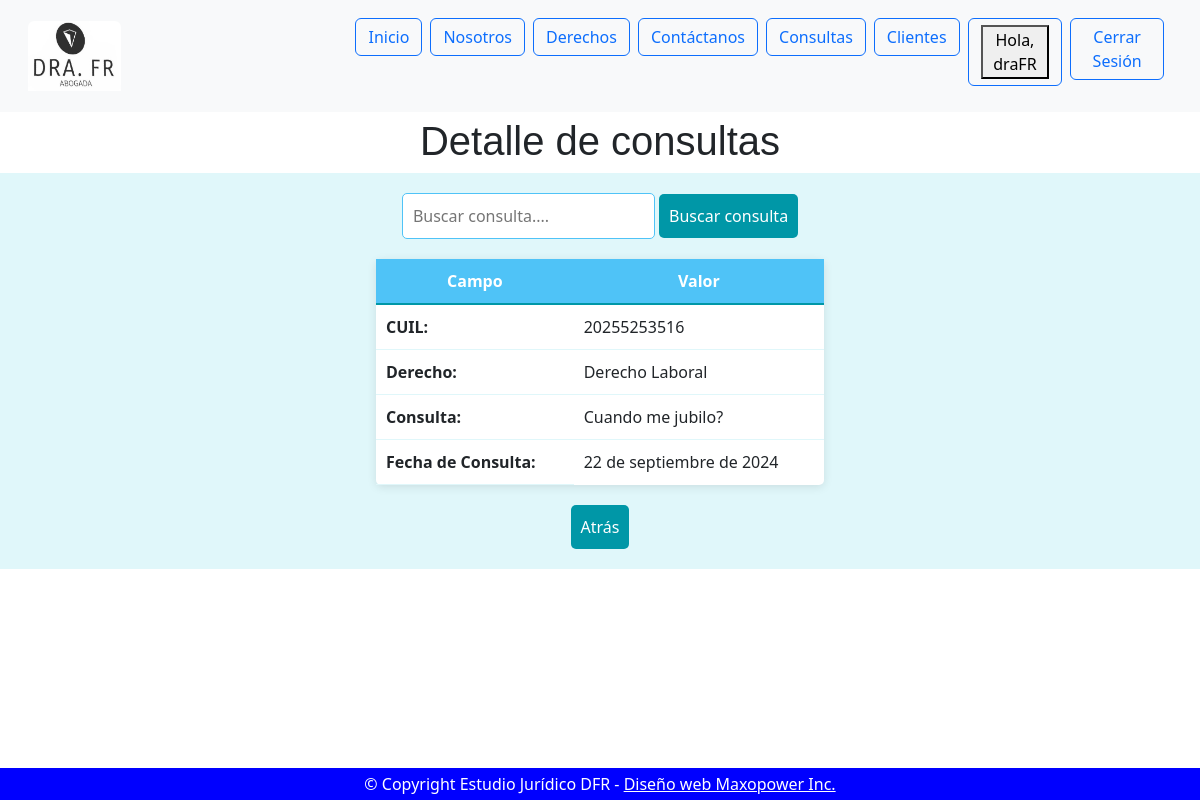
/consultas/consultas/detail/1 (signed in), run on the app's committed database.
### consultas/models.py (models this page shows, shortened)
class Consulta(models.Model):
    class Estado(models.TextChoices):
        PENDIENTE = "PENDIENTE", "Pendiente"
        RESPONDIDA = "RESPONDIDA", "Respondida"
    cuil = models.ForeignKey(Cliente, on_delete=models.DO_NOTHING)
    derecho = models.ForeignKey(Derecho, on_delete=models.DO_NOTHING)
    abogado = models.ForeignKey(Nosotros, on_delete=models.DO_NOTHING)
    consulta = models.TextField(max_length=200)
    fecha_consulta = models.DateField(auto_now=True)
    estado_consulta = models.CharField(
        max_length=10, choices=Estado.choices, default=Estado.PENDIENTE
    )
    fecha_respuesta = models.DateField(null=True, blank=True)
    disponible = models.BooleanField(default=True)
    class Meta:
        verbose_name = "Consulta"
        verbose_name_plural = "Consultas"

### clientes/models.py (models this page shows, shortened)
class Cliente(models.Model):
    class Estado(models.TextChoices):
        SELECCIONE = '', 'Seleccione'
        SOLTERO = "SOLTERO", "soltero"
        CASADO = "CASADO", "casado"
        DIVORCIADO = "DIVORCIADO", "divorciado"
        SEPARADO = "SEPARADO", "separado"
        VIUDO = "VIUDO", "viudo"
        CONCUBINO = "CONCUBINO", "concubino"
    cuil = models.IntegerField(unique=True)
    apellido = models.CharField(max_length=30)
    nombre = models.CharField(max_length=30)
    telefono = models.IntegerField()
    direccion = models.CharField(max_length=40, blank=True, null=True)
    email = models.EmailField(max_length=30)
    fecha_nacimiento = models.DateField(blank=True, null=True)
    estado_civil = models.CharField(
        max_length=20,
        choices=Estado.choices,
        default=Estado.SELECCIONE,  # Establece "Seleccione" como valor por defecto
    )
    avatar = models.ImageField(upload_to='avatares/', blank=True, null=True)
    class Meta:
        verbose_name = 'Cliente'
        verbose_name_plural = 'Clientes'

### derechos/models.py (models this page shows, shortened)
class Derecho(models.Model):
    nombre = models.CharField(max_length=30, unique=True)
    descripcion = models.TextField()
    disponible = models.BooleanField(default=True)
    class Meta:
        verbose_name = 'Derecho'
        verbose_name_plural = 'Derechos'

### consultas/views.py (the view)
# urls.py: path('consultas/detail/<int:pk>', ConsultaDetail.as_view(), name='consulta_detail'),
class ConsultaDetail(LoginRequiredMixin, DetailView):
    model = Consulta
    template_name = 'consultas/consulta_detail.html'
    context_object_name = 'consulta'
    def get_context_data(self, **kwargs):
        context = super().get_context_data(**kwargs)
        consulta = self.get_object()
        context['cuil'] = consulta.cuil
        context['derecho'] = consulta.derecho
        context['abogado'] = consulta.abogado
        return context

### consultas/templates/consultas/consulta_detail.html
{% extends 'home/base.html' %}
{% block header %}
    <h1 style="text-align: center; font-family: Arial, sans-serif; margin-top: 5px;">
        Detalle de consultas
    </h1>
{% endblock header %}
{% block main %}
<div style="text-align: center; background-color: #e0f7fa; padding: 20px;">
    <form action="{% url 'consultas:consulta_list' %}" method="get" style="margin-bottom: 20px;">
        <input type="text" name="q" placeholder="Buscar consulta...." style="padding: 10px; border-radius: 5px; border: 1px solid #4fc3f7;">
        <button type="submit" style="padding: 10px; background-color: #0097a7; border: none; border-radius: 5px; color: white;">Buscar consulta</button>
    </form>
    <div style="margin: 0 20px;">
        <table style="width: 40%; margin: 0 auto; border-collapse: collapse; background-color: #ffffff; border-radius: 5px; box-shadow: 0 2px 10px rgba(0,0,0,0.1);">
            <thead>
                <tr style="background-color: #4fc3f7; color: white;">
                    <th style="padding: 10px; border-bottom: 2px solid #0097a7;">Campo</th>
                    <th style="padding: 10px; border-bottom: 2px solid #0097a7;">Valor</th>
                </tr>
            </thead>
            <tbody>
                <tr>
                    <td style="padding: 10px; border-bottom: 1px solid #e0f7fa; text-align: left;"><strong>CUIL:</strong></td>
                    <td style="padding: 10px; border-bottom: 1px solid #e0f7fa; text-align: left;">{{ object.cuil.cuil }}</td>
                </tr>
                <tr>
                    <td style="padding: 10px; border-bottom: 1px solid #e0f7fa; text-align: left;"><strong>Derecho:</strong></td>
                    <td style="padding: 10px; border-bottom: 1px solid #e0f7fa; text-align: left;">{{ object.derecho.nombre }}</td>
                </tr>
                <tr>
                    <td style="padding: 10px; border-bottom: 1px solid #e0f7fa; text-align: left;"><strong>Consulta:</strong></td>
                    <td style="padding: 10px; border-bottom: 1px solid #e0f7fa; text-align: left;">{{ object.consulta }}</td>
                </tr>
                <tr>
                    <td style="padding: 10px; border-bottom: 1px solid #e0f7fa; text-align: left;"><strong>Fecha de Consulta:</strong></td>
                    <td style="padding: 10px; text-align: left;">{{ object.fecha_consulta }}</td>
                </tr>
            </tbody>
        </table>
    </div>
    <div style="margin-top: 20px;">
        <button style="padding: 10px; background-color: #0097a7; border: none; border-radius: 5px;">
            <a href="{% url 'consultas:consulta_list' %}" style="color: white; text-decoration: none;">Atrás</a>
        </button>
    </div>
</div>
{% endblock main %}

### home/templates/home/componentes/header.html (shortened to what this page needs)
{% load static %}
<link href="https://cdn.jsdelivr.net/npm/bootstrap@5.3.0-alpha3/dist/css/bootstrap.min.css" rel="stylesheet">
<header>
    <nav class="navbar navbar-expand-lg navbar-light bg-light p-3" id="menu">
        <div class="container-fluid">
            <a class="navbar-brand" href="{% url 'home:index' %}">
                <img src="{% static 'home/img/logo.jpg' %}" class="img-fluid rounded-top" alt="logo"; height="30%"; width="30%""/>
            </a>
            <div class="collapse navbar-collapse" id="navbarSupportedContent">
                <ul class="navbar-nav mx-auto mb-2 mb-lg-0">
                    <li class="nav-item">
                        <a class="btn btn-outline-primary me-2" href="{% url 'home:index' %}">Inicio</a>
                    </li>
                    <li class="nav-item">
                        <a class="btn btn-outline-primary me-2" href="{% url 'nosotros:nosotros' %}">Nosotros</a>
                    </li>
                    <li class="nav-item">
                        <a class="btn btn-outline-primary me-2" href="{% url 'derechos:derechos_index' %}">Derechos</a>
                    </li>
                    <li class="nav-item">
                        <a class="btn btn-outline-primary me-2" href="{% url 'nosotros:contacto' %}">Contáctanos</a>
                    </li>
                    {% if user.is_authenticated %}
                        <li class="nav-item">
                            <a class="btn btn-outline-primary me-2" href="{% url 'consultas:consulta_index' %}">Consultas</a>
                        </li>
                        <li class="nav-item">
                            <a class="btn btn-outline-primary me-2" href="{% url 'clientes:index' %}">Clientes</a>
                        </li>
                        <li class="nav-item">
                            <h4><a class="btn btn-outline-primary me-2" href="{% url 'home:profile' %}">
                            <button>Hola, {{ user.username }}</button></a></h4>
                        </li>
                        <form action="{% url 'home:logout' %}" method="POST">
                            <button class="btn btn-outline-primary me-2" type="submit">Cerrar Sesión</button>
                        </form>
                    {% else %}
                        <li class="nav-item">
                            <a class="btn btn-outline-primary me-2" href="{% url 'home:login' %}">Login</a>
                        </li>
                    {% endif %}
                </ul>
            </div>
        </div>
    </nav>
</header>

### data on the page
Consulta: cuil.cuil "20255253516", derecho.nombre "Derecho Laboral", consulta "Cuando me jubilo?", fecha_consulta "22 de septiembre de 2024"

### other printed values
{{ user.username }} "draFR"
